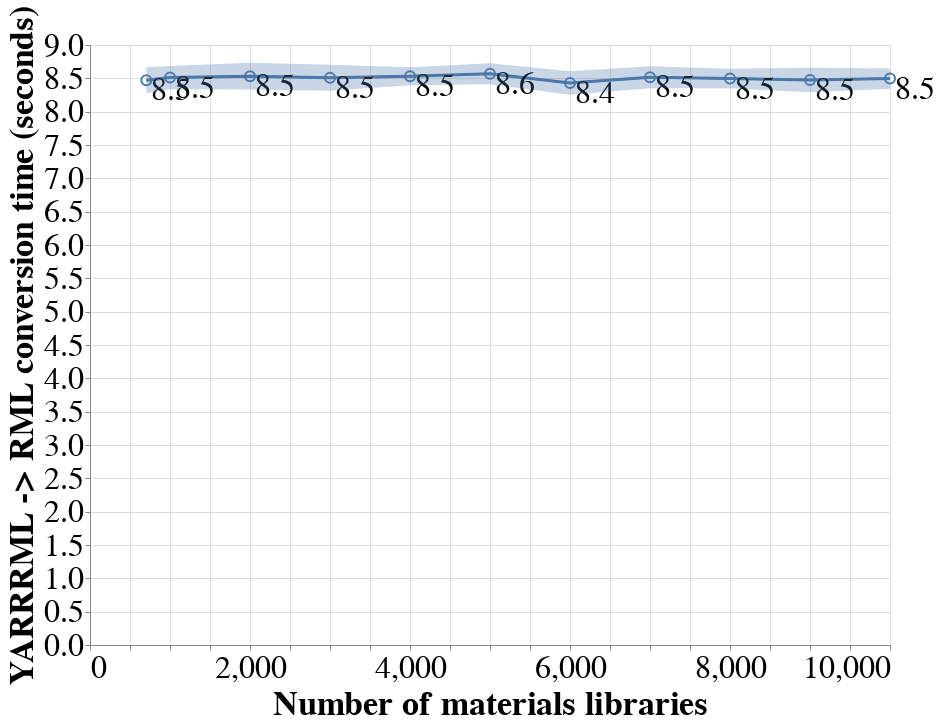

Notebook code for this chart:
### Code cell
chart = alt.Chart(conversion_times).mark_line().encode(
    x=alt.X('n_samples', title="Number of materials libraries"),
    y=alt.Y('mean(yarrrml_to_rml_conversion_real_time)', title="YARRRML -> RML conversion time (seconds)",
            #scale=alt.Scale(domain=[-500, materialization_times["total_yarrrml_conversion_time"].max()]), 
            axis=alt.Axis(format=".1f")),
    #color=alt.Color(
    #    'multiplier',
    #    sort=['No multiplier', '2', '4'], 
    #    legend=alt.Legend(
    #        title="Multiplier value",
    #        orient="top"
    #    )
    #),
    #shape=alt.Shape('multiplier', legend=None),
    #strokeDash=alt.StrokeDash('multiplier', legend=None)
).properties(
    width=800, height=600
)

line = chart.mark_line(size=3)  # thicker line
points = chart.mark_point(size=100)  # add points

text_1 = chart.mark_text(
    align='left',
    baseline='middle',
    dx=5,
    dy=10
).encode(
    text=alt.condition(
        alt.datum.multiplier != "No multiplier",
        alt.Text('mean(yarrrml_to_rml_conversion_real_time):Q', format=".1f"),
        alt.value('')
    )
)

text_2 = chart.mark_text(
    align='left',
    baseline='middle',
    dx=5,
    dy=20
).encode(
    text=alt.condition(
        alt.datum.multiplier == "No multiplier",
        alt.Text('mean(yarrrml_to_rml_conversion_real_time):Q', format=".1f"),
        alt.value('')
    )
)

error_bands = alt.Chart(conversion_times).mark_errorband(extent='stdev').encode(
    x='n_samples:Q',
    y=alt.Y('mean(yarrrml_to_rml_conversion_real_time):Q', title='YARRRML -> RML conversion time (seconds)'),
)

chart = (chart + line + points + text_1 + text_2 + error_bands)

chart.save('total_yarrrml_conversion_time_per_n_samples.pdf')
#chart.save('total_yarrrml_conversion_time_per_n_samples.png')
chart

### Figure 1 — Vega specification as saved in the notebook (floating-point values rounded to 4 significant figures)
{"$schema": "https://vega.github.io/schema/vega/v5.json", "data": [{"name": "source_0", "values": [{"center_yarrrml_to_rml_conversion_real_time": 8.47, "extent_yarrrml_to_rml_conversion_real_time": 0.1955, "mean_yarrrml_to_rml_conversion_real_time": 8.47, "n_samples": 704}, {"center_yarrrml_to_rml_conversion_real_time": 8.511, "extent_yarrrml_to_rml_conversion_real_time": 0.1758, "mean_yarrrml_to_rml_conversion_real_time": 8.511, "n_samples": 1000}, {"center_yarrrml_to_rml_conversion_real_time": 8.532, "extent_yarrrml_to_rml_conversion_real_time": 0.201, "mean_yarrrml_to_rml_conversion_real_time": 8.532, "n_samples": 2000}, {"center_yarrrml_to_rml_conversion_real_time": 8.509, "extent_yarrrml_to_rml_conversion_real_time": 0.1954, "mean_yarrrml_to_rml_conversion_real_time": 8.509, "n_samples": 3000}, {"center_yarrrml_to_rml_conversion_real_time": 8.532, "extent_yarrrml_to_rml_conversion_real_time": 0.1352, "mean_yarrrml_to_rml_conversion_real_time": 8.532, "n_samples": 4000}, {"center_yarrrml_to_rml_conversion_real_time": 8.569, "extent_yarrrml_to_rml_conversion_real_time": 0.1565, "mean_yarrrml_to_rml_conversion_real_time": 8.569, "n_samples": 5000}, {"center_yarrrml_to_rml_conversion_real_time": 8.431, "extent_yarrrml_to_rml_conversion_real_time": 0.1754, "mean_yarrrml_to_rml_conversion_real_time": 8.431, "n_samples": 6000}, {"center_yarrrml_to_rml_conversion_real_time": 8.516, "extent_yarrrml_to_rml_conversion_real_time": 0.1658, "mean_yarrrml_to_rml_conversion_real_time": 8.516, "n_samples": 7000}, {"center_yarrrml_to_rml_conversion_real_time": 8.496, "extent_yarrrml_to_rml_conversion_real_time": 0.1467, "mean_yarrrml_to_rml_conversion_real_time": 8.496, "n_samples": 8000}, {"center_yarrrml_to_rml_conversion_real_time": 8.476, "extent_yarrrml_to_rml_conversion_real_time": 0.1828, "mean_yarrrml_to_rml_conversion_real_time": 8.476, "n_samples": 9000}, {"center_yarrrml_to_rml_conversion_real_time": 8.496, "extent_yarrrml_to_rml_conversion_real_time": 0.1512, "mean_yarrrml_to_rml_conversion_real_time": 8.496, "n_samples": 10000}]}, {"name": "data_1", "values": [{"center_yarrrml_to_rml_conversion_real_time": 8.47, "lower_yarrrml_to_rml_conversion_real_time": 8.275, "n_samples": 704, "upper_yarrrml_to_rml_conversion_real_time": 8.666}, {"center_yarrrml_to_rml_conversion_real_time": 8.511, "lower_yarrrml_to_rml_conversion_real_time": 8.335, "n_samples": 1000, "upper_yarrrml_to_rml_conversion_real_time": 8.687}, {"center_yarrrml_to_rml_conversion_real_time": 8.532, "lower_yarrrml_to_rml_conversion_real_time": 8.331, "n_samples": 2000, "upper_yarrrml_to_rml_conversion_real_time": 8.733}, {"center_yarrrml_to_rml_conversion_real_time": 8.509, "lower_yarrrml_to_rml_conversion_real_time": 8.313, "n_samples": 3000, "upper_yarrrml_to_rml_conversion_real_time": 8.704}, {"center_yarrrml_to_rml_conversion_real_time": 8.532, "lower_yarrrml_to_rml_conversion_real_time": 8.396, "n_samples": 4000, "upper_yarrrml_to_rml_conversion_real_time": 8.667}, {"center_yarrrml_to_rml_conversion_real_time": 8.569, "lower_yarrrml_to_rml_conversion_real_time": 8.413, "n_samples": 5000, "upper_yarrrml_to_rml_conversion_real_time": 8.726}, {"center_yarrrml_to_rml_conversion_real_time": 8.431, "lower_yarrrml_to_rml_conversion_real_time": 8.255, "n_samples": 6000, "upper_yarrrml_to_rml_conversion_real_time": 8.606}, {"center_yarrrml_to_rml_conversion_real_time": 8.516, "lower_yarrrml_to_rml_conversion_real_time": 8.35, "n_samples": 7000, "upper_yarrrml_to_rml_conversion_real_time": 8.682}, {"center_yarrrml_to_rml_conversion_real_time": 8.496, "lower_yarrrml_to_rml_conversion_real_time": 8.35, "n_samples": 8000, "upper_yarrrml_to_rml_conversion_real_time": 8.643}, {"center_yarrrml_to_rml_conversion_real_time": 8.476, "lower_yarrrml_to_rml_conversion_real_time": 8.293, "n_samples": 9000, "upper_yarrrml_to_rml_conversion_real_time": 8.658}, {"center_yarrrml_to_rml_conversion_real_time": 8.496, "lower_yarrrml_to_rml_conversion_real_time": 8.345, "n_samples": 10000, "upper_yarrrml_to_rml_conversion_real_time": 8.648}]}, {"name": "data_2", "values": [{"mean_yarrrml_to_rml_conversion_real_time": 8.47, "n_samples": 704}, {"mean_yarrrml_to_rml_conversion_real_time": 8.511, "n_samples": 1000}, {"mean_yarrrml_to_rml_conversion_real_time": 8.532, "n_samples": 2000}, {"mean_yarrrml_to_rml_conversion_real_time": 8.509, "n_samples": 3000}, {"mean_yarrrml_to_rml_conversion_real_time": 8.532, "n_samples": 4000}, {"mean_yarrrml_to_rml_conversion_real_time": 8.569, "n_samples": 5000}, {"mean_yarrrml_to_rml_conversion_real_time": 8.431, "n_samples": 6000}, {"mean_yarrrml_to_rml_conversion_real_time": 8.516, "n_samples": 7000}, {"mean_yarrrml_to_rml_conversion_real_time": 8.496, "n_samples": 8000}, {"mean_yarrrml_to_rml_conversion_real_time": 8.476, "n_samples": 9000}, {"mean_yarrrml_to_rml_conversion_real_time": 8.496, "n_samples": 10000}]}], "marks": [{"type": "line", "name": "layer_0_marks", "from": {"data": "source_0"}, "sort": {"field": "x"}, "encode": {"update": {"defined": {"signal": "isValid(datum[\"n_samples\"]) && isFinite(+datum[\"n_samples\"]) && isValid(datum[\"mean_yarrrml_to_rml_conversion_real_time\"]) && isFinite(+datum[\"mean_yarrrml_to_rml_conversion_real_time\"])"}, "x": {"field": "n_samples", "scale": "x"}, "y": {"field": "mean_yarrrml_to_rml_conversion_real_time", "scale": "y"}, "stroke": {"value": "#4c78a8"}}}, "style": ["line"]}, {"type": "line", "name": "layer_1_marks", "from": {"data": "source_0"}, "sort": {"field": "x"}, "encode": {"update": {"strokeWidth": {"value": 3}, "x": {"field": "n_samples", "scale": "x"}, "stroke": {"value": "#4c78a8"}, "y": {"field": "mean_yarrrml_to_rml_conversion_real_time", "scale": "y"}, "defined": {"signal": "isValid(datum[\"n_samples\"]) && isFinite(+datum[\"n_samples\"]) && isValid(datum[\"mean_yarrrml_to_rml_conversion_real_time\"]) && isFinite(+datum[\"mean_yarrrml_to_rml_conversion_real_time\"])"}}}, "style": ["line"]}, {"type": "symbol", "name": "layer_2_marks", "from": {"data": "data_2"}, "encode": {"update": {"size": {"value": 100}, "stroke": {"value": "#4c78a8"}, "x": {"field": "n_samples", "scale": "x"}, "y": {"field": "mean_yarrrml_to_rml_conversion_real_time", "scale": "y"}, "fill": {"value": "transparent"}}}, "style": ["point"]}, {"type": "text", "name": "layer_3_marks", "from": {"data": "data_2"}, "encode": {"update": {"baseline": {"value": "middle"}, "dy": {"value": 10}, "y": {"field": "mean_yarrrml_to_rml_conversion_real_time", "scale": "y"}, "dx": {"value": 5}, "text": [{"signal": "format(datum[\"mean_yarrrml_to_rml_conversion_real_time\"], \".1f\")", "test": "(datum.multiplier !== 'No multiplier')"}, {"value": ""}], "align": {"value": "left"}, "fill": {"value": "black"}, "x": {"field": "n_samples", "scale": "x"}, "fontSize": {"value": 32}}}, "style": ["text"]}, {"type": "text", "name": "layer_4_marks", "from": {"data": "data_2"}, "encode": {"update": {"text": [{"signal": "format(datum[\"mean_yarrrml_to_rml_conversion_real_time\"], \".1f\")", "test": "(datum.multiplier === 'No multiplier')"}, {"value": ""}], "y": {"field": "mean_yarrrml_to_rml_conversion_real_time", "scale": "y"}, "align": {"value": "left"}, "baseline": {"value": "middle"}, "dx": {"value": 5}, "fontSize": {"value": 32}, "x": {"field": "n_samples", "scale": "x"}, "dy": {"value": 20}, "fill": {"value": "black"}}}, "style": ["text"]}, {"type": "area", "name": "layer_5_layer_0_marks", "from": {"data": "data_1"}, "sort": {"field": "x"}, "encode": {"update": {"x": {"field": "n_samples", "scale": "x"}, "defined": {"signal": "isValid(datum[\"n_samples\"]) && isFinite(+datum[\"n_samples\"]) && isValid(datum[\"lower_yarrrml_to_rml_conversion_real_time\"]) && isFinite(+datum[\"lower_yarrrml_to_rml_conversion_real_time\"])"}, "y": {"field": "lower_yarrrml_to_rml_conversion_real_time", "scale": "y"}, "tooltip": {"signal": "{\"Mean of YARRRML -> RML conversion time (seconds)\": format(datum[\"center_yarrrml_to_rml_conversion_real_time\"], \"\"), \"Mean + stdev of YARRRML -> RML conversion time (seconds)\": format(datum[\"upper_yarrrml_to_rml_conversion_real_time\"], \"\"), \"Mean - stdev of YARRRML -> RML conversion time (seconds)\": format(datum[\"lower_yarrrml_to_rml_conversion_real_time\"], \"\"), \"n_samples\": format(datum[\"n_samples\"], \"\")}"}, "fill": {"value": "#4c78a8"}, "orient": {"value": "vertical"}, "y2": {"field": "upper_yarrrml_to_rml_conversion_real_time", "scale": "y"}, "opacity": {"value": 0.3}}}, "style": ["area", "errorband-band"]}], "scales": [{"name": "x", "type": "linear", "domain": {"fields": [{"data": "source_0", "field": "n_samples"}, {"data": "data_2", "field": "n_samples"}, {"data": "data_1", "field": "n_samples"}]}, "range": [0, {"signal": "width"}], "nice": true, "zero": false}, {"name": "y", "type": "linear", "domain": {"fields": [{"data": "source_0", "field": "mean_yarrrml_to_rml_conversion_real_time"}, {"data": "data_2", "field": "mean_yarrrml_to_rml_conversion_real_time"}, {"data": "data_1", "field": "lower_yarrrml_to_rml_conversion_real_time"}, {"data": "data_1", "field": "upper_yarrrml_to_rml_conversion_real_time"}]}, "range": [{"signal": "height"}, 0], "zero": true, "nice": true}], "axes": [{"scale": "x", "ticks": false, "domain": false, "zindex": 0, "tickCount": {"signal": "ceil(width/40)"}, "grid": true, "maxExtent": 0, "minExtent": 0, "orient": "bottom", "aria": false, "labels": false, "gridScale": "y"}, {"scale": "y", "ticks": false, "minExtent": 0, "orient": "left", "tickCount": {"signal": "ceil(height/40)"}, "grid": true, "gridScale": "x", "aria": false, "domain": false, "maxExtent": 0, "labels": false, "zindex": 0}, {"scale": "x", "grid": false, "zindex": 0, "title": "Number of materials libraries", "labelFlush": true, "labelOverlap": true, "tickCount": {"signal": "ceil(width/40)"}, "orient": "bottom"}, {"scale": "y", "title": "YARRRML -> RML conversion time (seconds)", "labelOverlap": true, "zindex": 0, "grid": false, "format": ".1f", "tickCount": {"signal": "ceil(height/40)"}, "orient": "left"}], "height": 600, "background": "white", "style": "cell", "padding": 5, "config": {"range": {"category": ["#1f77b4", "#ff7f0e", "#2ca02c", "#e45756", "#9467bd", "#8c564b", "#e377c2", "#7f7f7f", "#efb118", "#17becf", "#e41a1c"]}, "axis": {"titleFontSize": 34, "labelFontSize": 32, "limit": 0}, "legend": {"titleFontSize": 32, "labelFontSize": 30, "labelLimit": 0, "titleLimit": 0}, "style": {"text": {"fontSize": 32, "limit": 0}, "group-title": {"fontSize": 34}, "group-subtitle": {"limit": 0}}}, "width": 800}
